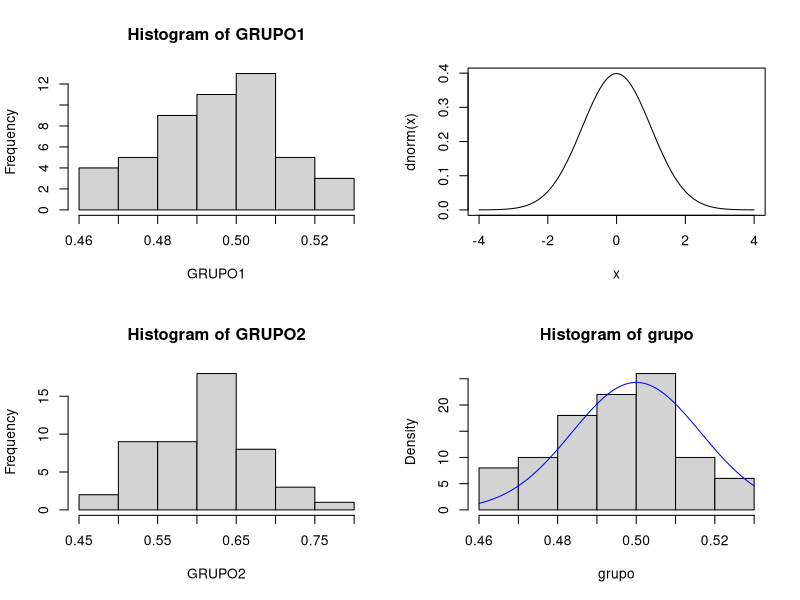
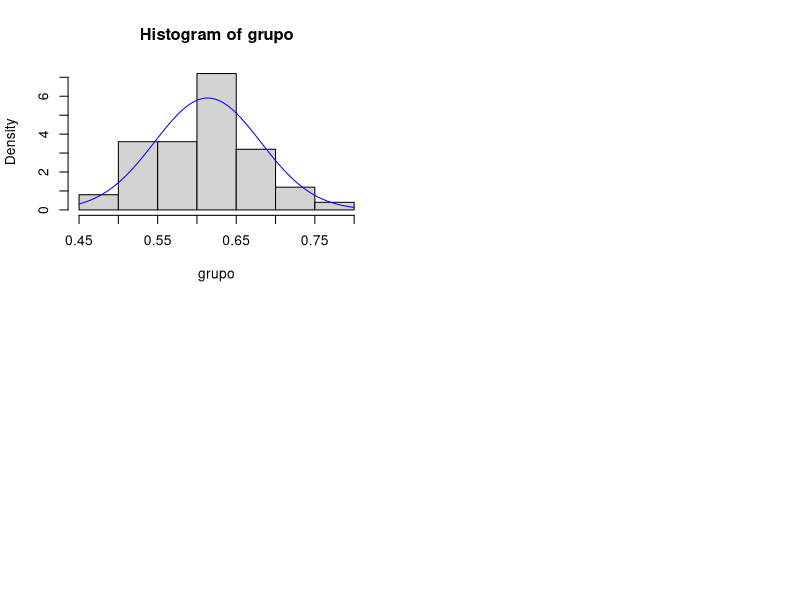
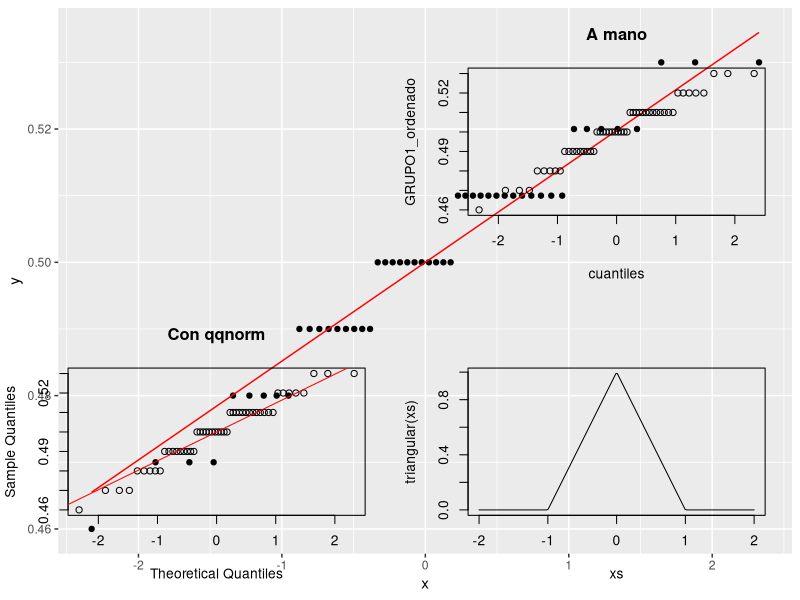
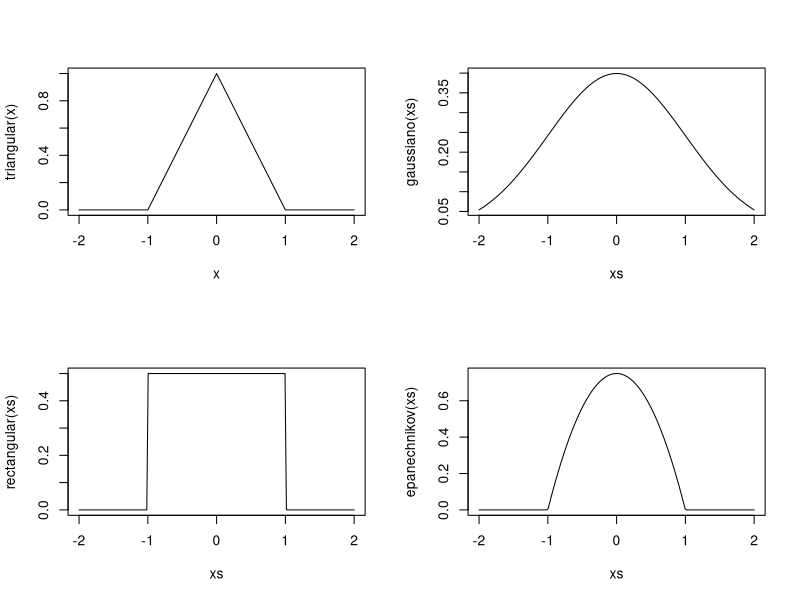
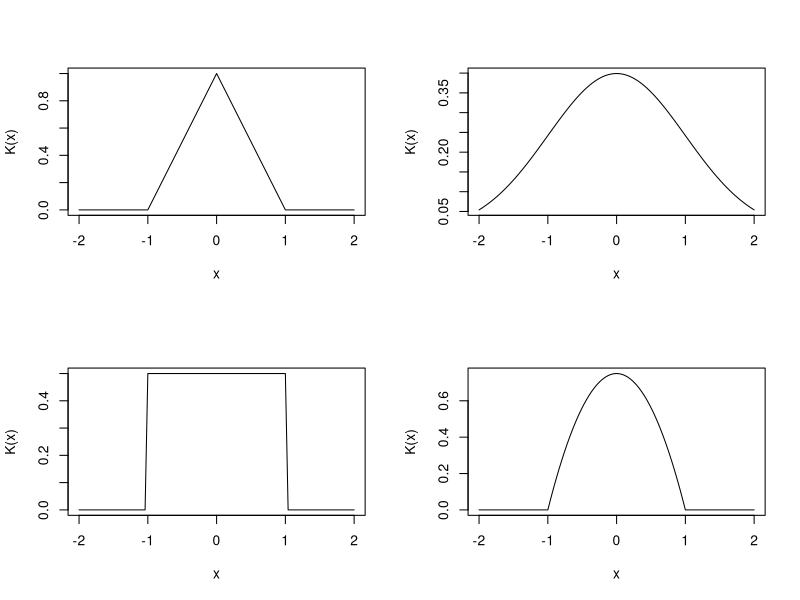
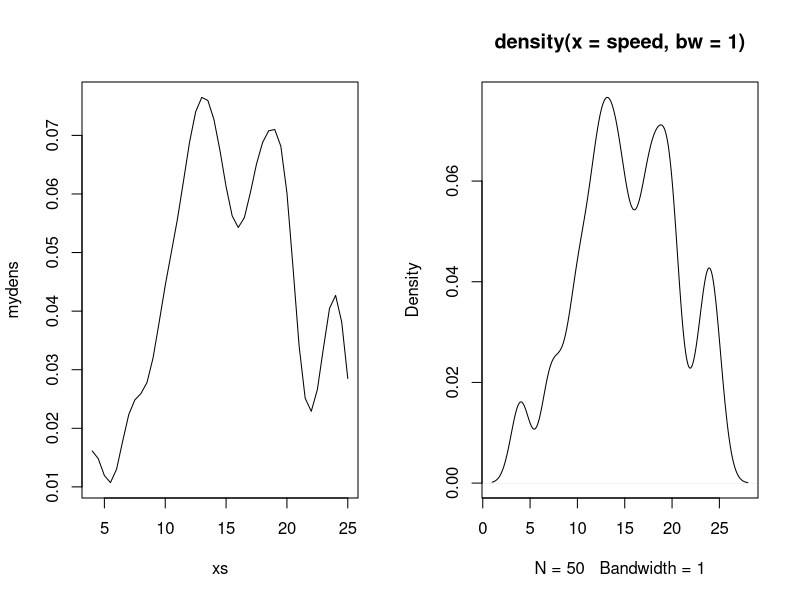
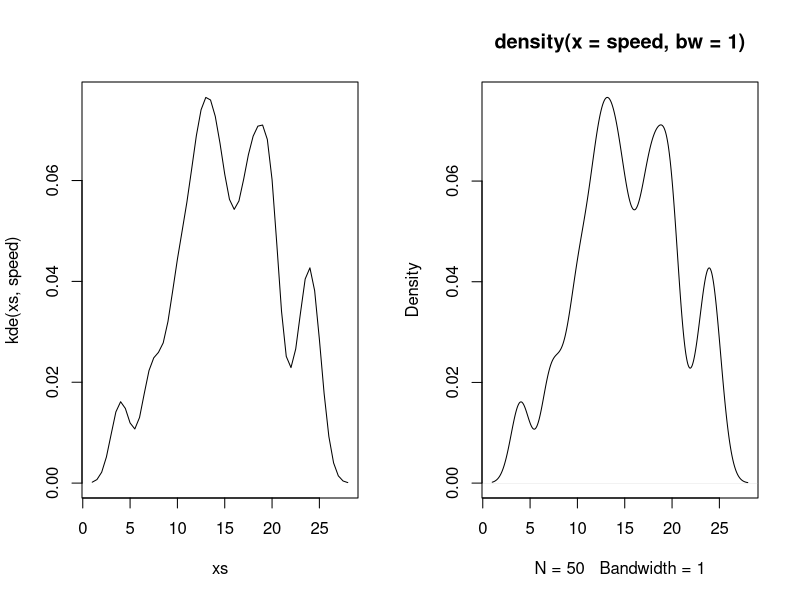

Recreate these plots in R, in order.
estudiantes = read.table('estudiantes.txt', header = TRUE)
View(estudiantes)
par(mfrow=c(2,2))
GRUPO1 = estudiantes$GRUPO1
GRUPO2 = estudiantes$GRUPO2

hist(GRUPO1)
curve(dnorm, from = -4, to = 4)

hist(GRUPO2)


for (grupo in list(GRUPO1,GRUPO2)){
  hist(grupo, freq =FALSE)
  curve(dnorm(x, mean = mean(grupo), sd = sd(grupo)), add = TRUE,col = "blue")
}

library(ggplot2)

ggplot(data.frame(sample = GRUPO1), aes(sample = sample)) +
  stat_qq() +
  stat_qq_line(color="red")

GRUPO1_ordenado <- sort(GRUPO1)

n <- length(GRUPO1)
cuantiles <- qnorm((seq_len(n) - 0.5)/ n)
dnorm(cuantiles)
plot(cuantiles, GRUPO1_ordenado, main = "A mano")
qqnorm(GRUPO1, main = "Con qqnorm")
qqline(GRUPO1, col = "red")

#  KDE: Estimación de densidad por núcleos en R
ind <- function(x, min, max) {
  (min <= x) & (x <= max)
}

triangular <- function(x) {
  (1 - abs(x)) * ind(x, -1, 1)
}

xs <- seq(from = -2, to = 2, length.out = 200)

triangular(xs)
plot(xs, triangular(xs), type = "l")
curve(triangular, from = -2, to=2)

gaussiano <- function(x) {
  dnorm(x, mean = 0, sd = 1)
}
plot(xs, gaussiano(xs), type = "l")

rectangular <- function(x) {
  ind(x, -1, 1) / 2
}
plot(xs, rectangular(xs), type = "l")

epanechnikov <- function(x) {
  3 / 4 * (1 - x**2) * ind(x, -1, 1)
}
plot(xs, epanechnikov(xs), type = "l")

nucleos <- list(
  triangular = triangular,
  gaussiano = gaussiano,
  rectangular = rectangular,
  epanechnikov = epanechnikov
)

par(mfrow = c(2, 2))

for (nombre in names(nucleos)) {
  K <- nucleos[[nombre]]
  #plot(xs, nucleos[[nombre]](xs), type = "l")
  curve(K, from = -2, to = 2)
}
head(cars)
attach(cars)
dens <- density(speed)

kde <- function(xs, datos, h = 1, nucleo = "gaussiano") {
  n <- length(datos)
  m <- length(xs)
  K <- nucleos[[nucleo]]
  fs <- vector(length=m)
  for (i in seq.int(m)) {
    fs[i] <- sum(K((xs[i] - datos) / h))
  }
  fs / (n * h)
}

speed_range <- range(speed)
step <- 0.5
xs <- seq(speed_range[1], speed_range[2], step)
rdens <- density(speed, bw=1)
mydens <- kde(xs, speed)
par(mfrow=c(1,2))
plot(xs, mydens, type="l")
plot(rdens)

dens_range <- range(rdens$x)
xs <- seq(dens_range[1], dens_range[2], step)

plot(xs, kde(xs, speed), type="l")
plot(rdens)







